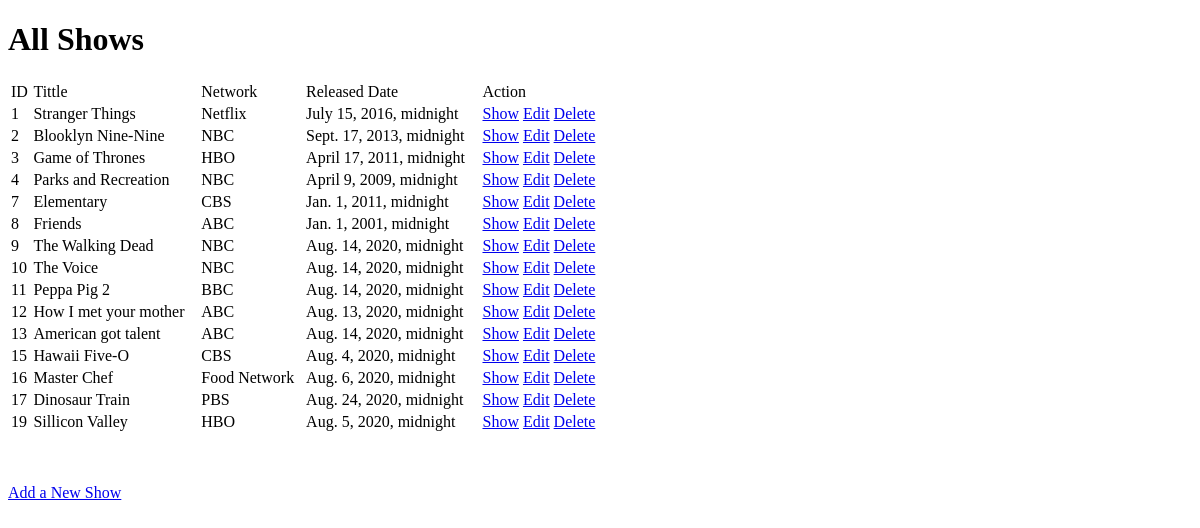
/shows, run on the app's committed database.
### main/models.py (models this page shows)
class Show(models.Model):
    tittle = models.CharField(max_length=255)
    network = models.CharField(max_length=60)
    released_date = models.DateTimeField()
    description = models.TextField()
    created_at = models.DateTimeField(auto_now_add = True)
    updated_at = models.DateTimeField(auto_now = True)
    objects = ShowManager()

### main/views.py (the view)
# urls.py: path('shows', views.all_show),
def all_show(request):
    context = {
        "all_shows": Show.objects.all(),
    }
    return render(request, 'allShows.html', context)

### main/templates/allShows.html (shortened to what this page needs)
<!DOCTYPE html>
<html lang="en">
<head>
    {% load static %}
    <link rel='stylesheet' href='{% static 'allShow.css' %}'>
</head>
<body>
    <div id="container">
        <h1>All Shows</h1>
        <table>
            <tr>
                <td>ID</td>
                <td>Tittle</td>
                <td>Network</td>
                <td>Released Date</td>
                <td>Action</td>
            </tr>
            {% for show in all_shows %}
            <tr>
                <td>{{ show.id }}</td>
                <td>{{ show.tittle }}</td>
                <td>{{ show.network }}</td>
                <td>{{ show.released_date }}</td>
                <td>
                    <a href="shows/{{ show.id }}">Show</a>
                    <a href="shows/{{ show.id }}/edit">Edit</a>
                    <a href="shows/{{ show.id }}/destroy">Delete</a>
                </td>
            </tr>
            {% endfor %}
        </table>
        <a href="/shows/new">Add a New Show</a>
    </div>
</body>
</html>

### main/static/allShow.css (style rules this page uses)
table { width: 100%; margin-bottom: 50px; }
#container { width: 600px; min-height: 300px; }

### data on the page
Show: id "1", tittle "Stranger Things", network "Netflix", released_date "July 15, 2016, midnight"
Show: id "2", tittle "Blooklyn Nine-Nine", network "NBC", released_date "Sept. 17, 2013, midnight"
Show: id "3", tittle "Game of Thrones", network "HBO", released_date "April 17, 2011, midnight"
Show: id "4", tittle "Parks and Recreation", network "NBC", released_date "April 9, 2009, midnight"
Show: id "7", tittle "Elementary", network "CBS", released_date "Jan. 1, 2011, midnight"
Show: id "8", tittle "Friends", network "ABC", released_date "Jan. 1, 2001, midnight"
Show: id "9", tittle "The Walking Dead", network "NBC", released_date "Aug. 14, 2020, midnight"
Show: id "10", tittle "The Voice", network "NBC", released_date "Aug. 14, 2020, midnight"
Show: id "11", tittle "Peppa Pig 2", network "BBC", released_date "Aug. 14, 2020, midnight"
Show: id "12", tittle "How I met your mother", network "ABC", released_date "Aug. 13, 2020, midnight"
Show: id "13", tittle "American got talent", network "ABC", released_date "Aug. 14, 2020, midnight"
Show: id "15", tittle "Hawaii Five-O", network "CBS", released_date "Aug. 4, 2020, midnight"
Show: id "16", tittle "Master Chef", network "Food Network", released_date "Aug. 6, 2020, midnight"
Show: id "17", tittle "Dinosaur Train", network "PBS", released_date "Aug. 24, 2020, midnight"
Show: id "19", tittle "Sillicon Valley", network "HBO", released_date "Aug. 5, 2020, midnight"
